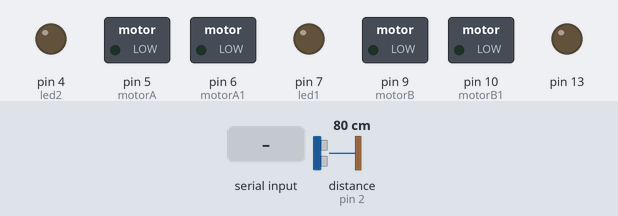
This sketch was run on a simulated Arduino Uno, built with avr-gcc and run on an emulated ATmega328P. On the bench: switched loads named in the sketch (green lamp = pin HIGH), output pins drawn as LEDs (lit = HIGH). The inputs (shaded band) are chosen by the test bench; at power-on: distance to the obstacle (sensor on pin 2) 80 cm. The echo pulse lasts 58.3 µs per cm; pins used as bus, display or sensor lines are not drawn.

Above: at 1.2 s.
1.3 s: "8" received over Serial
At 2.2 s:
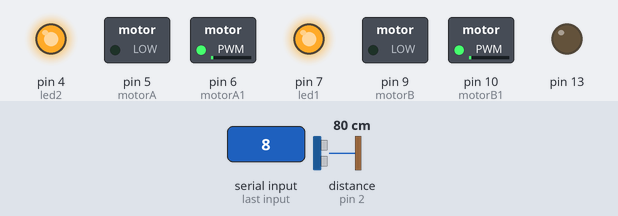
2.8 s: "6" received over Serial
At 3.4 s:
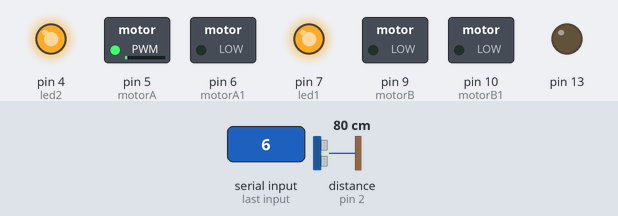
4.3 s: "5" received over Serial
At 5.5 s:
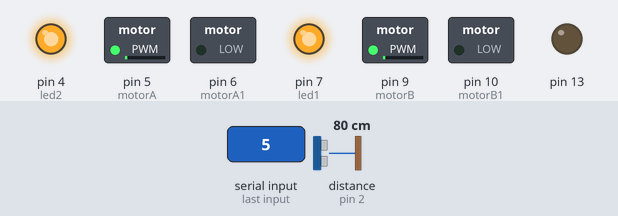
5.8 s: "4" received over Serial
At 6.9 s:
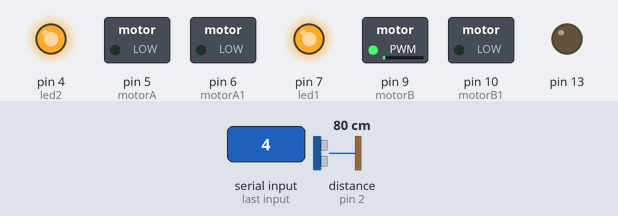
7.3 s: "0" received over Serial
At 8.0 s:
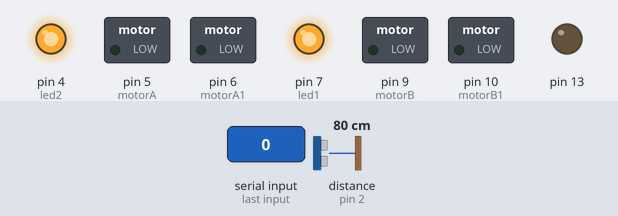
8.8 s: "3" received over Serial
At 9.7 s:
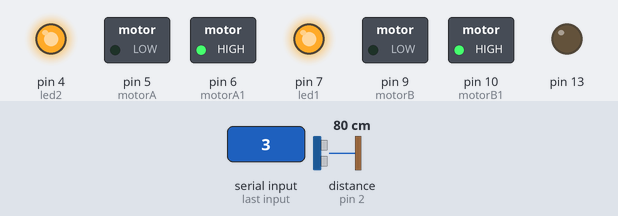
Timing chart, 0 to 11.3 s (numbered marks = the images above; inputs shaded):
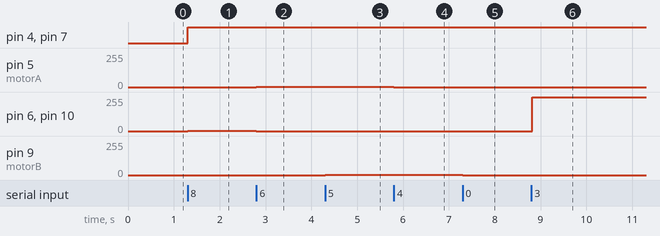

Measured:
- after the input at 1.3 s, pin 4 (led2), pin 7 (led1): LOW → HIGH at once; pin 6 (motorA1), pin 10 (motorB1): 0/255 → 1/255 at once
- after the input at 2.8 s, pin 5 (motorA): 0/255 → 1/255 at once; pin 6 (motorA1), pin 10 (motorB1): 1/255 → 0/255 at once
- after the input at 4.3 s, pin 9 (motorB): 0/255 → 1/255 at once
- after the input at 5.8 s, pin 5 (motorA): 1/255 → 0/255 at once
- after the input at 7.3 s, pin 9 (motorB): 1/255 → 0/255 at once
- after the input at 8.8 s, pin 6 (motorA1), pin 10 (motorB1): 0/255 → 255/255 at once

The sketch:

carrito2_0.ino
```cpp
int led1 = 7;
int led2 = 4;
int motorA = 5;
int motorA1 = 6;
int motorB = 9;
int motorB1 = 10;

int estado = '1';

int echo = 2;            // define el pin 2 como (echo) para el Ultrasonico
int trig = 3;            // define el pin 3 como (trig) para el Ultrasonico
int time , dist;  // para Calcular distacia

void setup()  {           //Todo código se ejecuta solo una vez
  Serial.begin(9600);    // inicia el puerto serial para comunicacion con el Bluetooth
  pinMode(led1, OUTPUT);
  pinMode(led2, OUTPUT);
  pinMode(motorA, OUTPUT);
  pinMode(motorA1, OUTPUT);
  pinMode(motorB, OUTPUT);
  pinMode(motorB1, OUTPUT);

  pinMode(echo, INPUT);   // define el pin 2 como entrada (pecho)
  pinMode(trig,OUTPUT);   // define el pin 3 como salida  (ptrig)
  pinMode(13,OUTPUT);
}

void loop()  { //Todo código se ejecuta hasta que se apague el arduino

  if(Serial.available()>0){        // lee el bluetooth y almacena en estado
    estado = Serial.read();
  }
 /*  if (estado == '2' ){

    }
    else if (estado == '0')
    {
                          digitalWrite(led1, LOW);
                          digitalWrite(led2, LOW);
    }*/

    if(estado=='8'){         // Boton desplazar al Frente

    digitalWrite(led1, HIGH);

    digitalWrite(led2, HIGH);

    analogWrite(motorA1, HIGH);
    analogWrite(motorB1, HIGH);
    analogWrite(motorA, LOW);
    analogWrite(motorB, LOW);
  }
    if(estado=='6'){          // Boton DER
    analogWrite(motorA1, LOW);
    analogWrite(motorB1, LOW);
    analogWrite(motorB, LOW);
    analogWrite(motorA, HIGH);
  }
    if(estado=='5'){          // Boton Reversa
    analogWrite(motorA, HIGH);
    analogWrite(motorB, HIGH);
    analogWrite(motorA1, LOW);
    analogWrite(motorB1, LOW);
  }
  if(estado=='4'){          // Boton IZQ
    analogWrite(motorA1, LOW);
    analogWrite(motorB1, LOW);
    analogWrite(motorA, LOW);
    analogWrite(motorB, HIGH);
  }
  if(estado=='0'){         // Boton Parar
    analogWrite(motorA1, LOW);
    analogWrite(motorB1, LOW);
    analogWrite(motorA, LOW);
    analogWrite(motorB, LOW);
  }


  if (estado =='3'){          // Boton ON,  se mueve sensando distancia

     digitalWrite(trig, HIGH);
     delay(0.01);
     digitalWrite(trig, LOW);

     time = pulseIn(echo, HIGH);              // Lee el tiempo del Echo
     dist = (time/2) / 29;            // calcula la distancia en centimetros
     delay(10);

     if (dist <= 40 && dist >=2){    // si la distancia es menor de 40cm
        digitalWrite(13,HIGH);                 // Enciende LED

        digitalWrite(motorA1, LOW);                  // Parar los motores por 300 mili segundos
        digitalWrite(motorB1, LOW);
        digitalWrite(motorA, LOW);
        digitalWrite(motorB, LOW);
        delay (300);

        digitalWrite(motorA1,  LOW);               // Reversa durante 200 mili segundos
        digitalWrite(motorB1, LOW);
        delay(200);

        digitalWrite(motorA1, HIGH);                // Girar durante 400 milisegundos
        digitalWrite(motorB1, LOW);
        digitalWrite(motorA, LOW);
        digitalWrite(motorB, HIGH);
        delay(400);


        digitalWrite(13,LOW);
     }
     else{                   // Si no hay obstaculos se desplaza al frente
         digitalWrite(motorA1, HIGH);
         digitalWrite(motorB1, HIGH);
         digitalWrite(motorA, LOW);
         digitalWrite(motorB, LOW);
     }
  }
  if(estado=='0'){          // Boton OFF, detiene los motores no hace nada
     digitalWrite(motorA1, LOW);
    digitalWrite(motorB1, LOW);
    digitalWrite(motorA, LOW);
    digitalWrite(motorB, LOW);
  }
}
```
